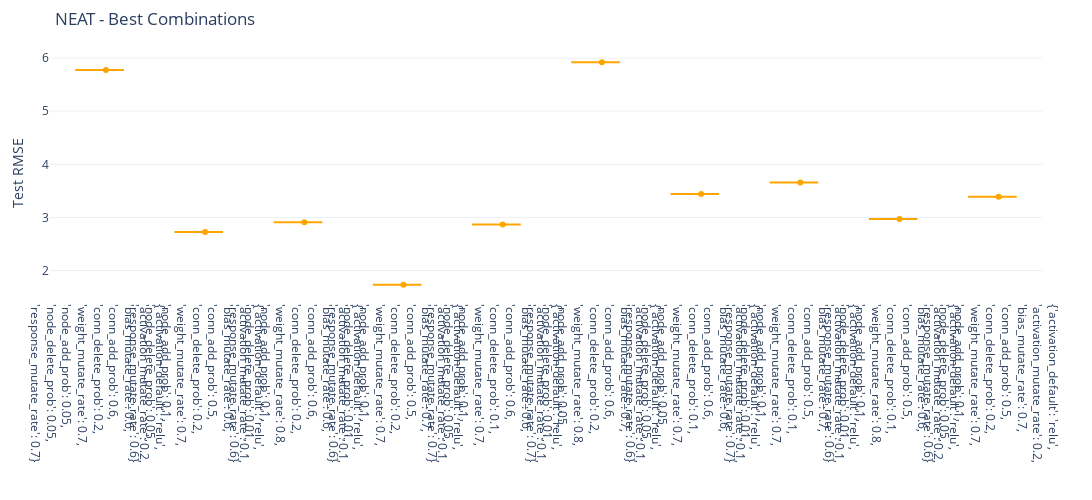

Notebook code cell kept with this figure:
### Markdown cell above
Even though we seached in a big space of hyperparameters (128 combinations) we concluded that no significant difference was found between the best and worst performing hyperparameters, as every outer loop landed on a unique combination. This suggests that the hyperparmeters we searched were not very sensitive to the performance of the model or the interval we used to evaluate the performance of the model was not enough to capture the differences in performance.

### Code cell
test_best_combs(model_name=MODEL_NAME)

### Figure 1 — Plotly figure (JSON) as saved in the notebook; plotly's stock layout.template omitted (floating-point values rounded to 4 significant figures)
{"data": [{"boxpoints": "all", "jitter": 0.5, "line": {"color": "orange"}, "name": "{'activation_default': 'relu',<br>'activation_mutate_rate': 0.2,<br>'bias_mutate_rate': 0.6,<br>'conn_add_prob': 0.6,<br>'conn_delete_prob': 0.2,<br>'weight_mutate_rate': 0.7,<br>'node_add_prob': 0.05,<br>'node_delete_prob': 0.05,<br>'response_mutate_rate': 0.7}", "pointpos": 0, "type": "box", "y": [5.776]}, {"boxpoints": "all", "jitter": 0.5, "line": {"color": "orange"}, "name": "{'activation_default': 'relu',<br>'activation_mutate_rate': 0.1,<br>'bias_mutate_rate': 0.6,<br>'conn_add_prob': 0.5,<br>'conn_delete_prob': 0.2,<br>'weight_mutate_rate': 0.7,<br>'node_add_prob': 0.1,<br>'node_delete_prob': 0.05,<br>'response_mutate_rate': 0.6}", "pointpos": 0, "type": "box", "y": [2.724]}, {"boxpoints": "all", "jitter": 0.5, "line": {"color": "orange"}, "name": "{'activation_default': 'relu',<br>'activation_mutate_rate': 0.1,<br>'bias_mutate_rate': 0.6,<br>'conn_add_prob': 0.6,<br>'conn_delete_prob': 0.2,<br>'weight_mutate_rate': 0.8,<br>'node_add_prob': 0.1,<br>'node_delete_prob': 0.01,<br>'response_mutate_rate': 0.6}", "pointpos": 0, "type": "box", "y": [2.909]}, {"boxpoints": "all", "jitter": 0.5, "line": {"color": "orange"}, "name": "{'activation_default': 'relu',<br>'activation_mutate_rate': 0.1,<br>'bias_mutate_rate': 0.7,<br>'conn_add_prob': 0.5,<br>'conn_delete_prob': 0.2,<br>'weight_mutate_rate': 0.7,<br>'node_add_prob': 0.1,<br>'node_delete_prob': 0.01,<br>'response_mutate_rate': 0.6}", "pointpos": 0, "type": "box", "y": [1.735]}, {"boxpoints": "all", "jitter": 0.5, "line": {"color": "orange"}, "name": "{'activation_default': 'relu',<br>'activation_mutate_rate': 0.1,<br>'bias_mutate_rate': 0.6,<br>'conn_add_prob': 0.6,<br>'conn_delete_prob': 0.1,<br>'weight_mutate_rate': 0.7,<br>'node_add_prob': 0.1,<br>'node_delete_prob': 0.05,<br>'response_mutate_rate': 0.7}", "pointpos": 0, "type": "box", "y": [2.869]}, {"boxpoints": "all", "jitter": 0.5, "line": {"color": "orange"}, "name": "{'activation_default': 'relu',<br>'activation_mutate_rate': 0.1,<br>'bias_mutate_rate': 0.7,<br>'conn_add_prob': 0.6,<br>'conn_delete_prob': 0.2,<br>'weight_mutate_rate': 0.8,<br>'node_add_prob': 0.05,<br>'node_delete_prob': 0.01,<br>'response_mutate_rate': 0.7}", "pointpos": 0, "type": "box", "y": [5.919]}, {"boxpoints": "all", "jitter": 0.5, "line": {"color": "orange"}, "name": "{'activation_default': 'relu',<br>'activation_mutate_rate': 0.1,<br>'bias_mutate_rate': 0.6,<br>'conn_add_prob': 0.6,<br>'conn_delete_prob': 0.1,<br>'weight_mutate_rate': 0.7,<br>'node_add_prob': 0.05,<br>'node_delete_prob': 0.05,<br>'response_mutate_rate': 0.6}", "pointpos": 0, "type": "box", "y": [3.443]}, {"boxpoints": "all", "jitter": 0.5, "line": {"color": "orange"}, "name": "{'activation_default': 'relu',<br>'activation_mutate_rate': 0.1,<br>'bias_mutate_rate': 0.7,<br>'conn_add_prob': 0.5,<br>'conn_delete_prob': 0.1,<br>'weight_mutate_rate': 0.7,<br>'node_add_prob': 0.1,<br>'node_delete_prob': 0.01,<br>'response_mutate_rate': 0.7}", "pointpos": 0, "type": "box", "y": [3.656]}, {"boxpoints": "all", "jitter": 0.5, "line": {"color": "orange"}, "name": "{'activation_default': 'relu',<br>'activation_mutate_rate': 0.2,<br>'bias_mutate_rate': 0.6,<br>'conn_add_prob': 0.5,<br>'conn_delete_prob': 0.1,<br>'weight_mutate_rate': 0.8,<br>'node_add_prob': 0.1,<br>'node_delete_prob': 0.01,<br>'response_mutate_rate': 0.6}", "pointpos": 0, "type": "box", "y": [2.973]}, {"boxpoints": "all", "jitter": 0.5, "line": {"color": "orange"}, "name": "{'activation_default': 'relu',<br>'activation_mutate_rate': 0.2,<br>'bias_mutate_rate': 0.7,<br>'conn_add_prob': 0.5,<br>'conn_delete_prob': 0.2,<br>'weight_mutate_rate': 0.7,<br>'node_add_prob': 0.1,<br>'node_delete_prob': 0.05,<br>'response_mutate_rate': 0.6}", "pointpos": 0, "type": "box", "y": [3.388]}], "layout": {"height": 500, "margin": {"b": 20, "l": 50, "r": 50, "t": 50}, "showlegend": false, "title": {"text": "NEAT - Best Combinations"}, "width": 1100, "xaxis": {"title": {"text": ""}}, "yaxis": {"range": [0, null], "title": {"text": "Test RMSE"}}}}
